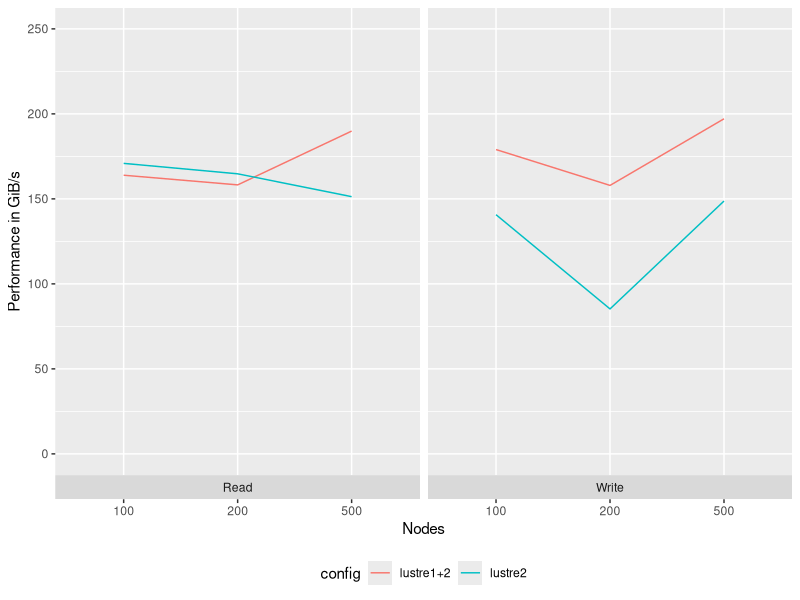
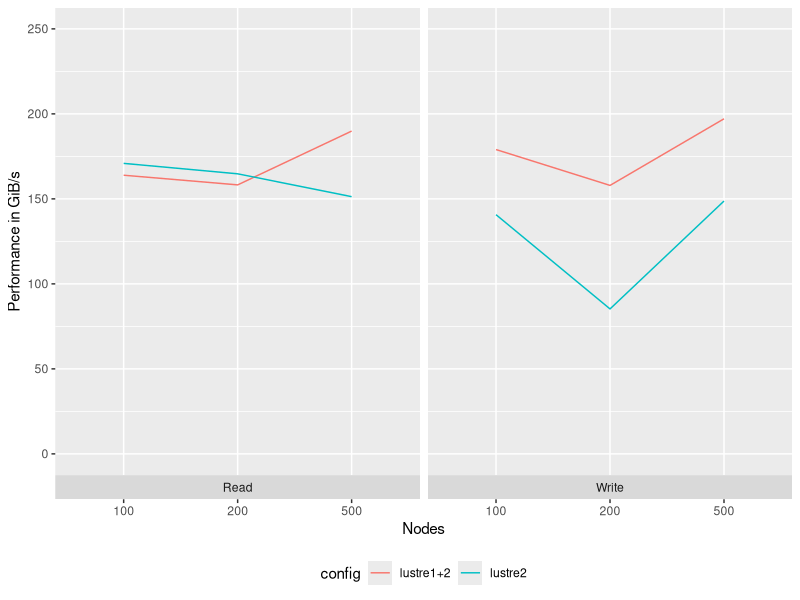

Here is the R script that generated these plots, in order:
#!/usr/bin/env Rscript

library(ggplot2)
library(dplyr)

d = read.csv("data.csv")
# nodes, PPN, type, size, read, write
d$tpGiB = d$tpMiBs / 1024
d$nodes = as.factor(d$nodes)

ggplot(d, aes(nodes, tpGiB, color=config, group=config)) + geom_line() + facet_grid(. ~ op, switch = 'both') + xlab("Nodes") + ylab("Performance in GiB/s") + theme(legend.position="bottom") + ylim(0, 250)
ggsave("data.png", width=6, height=4)
